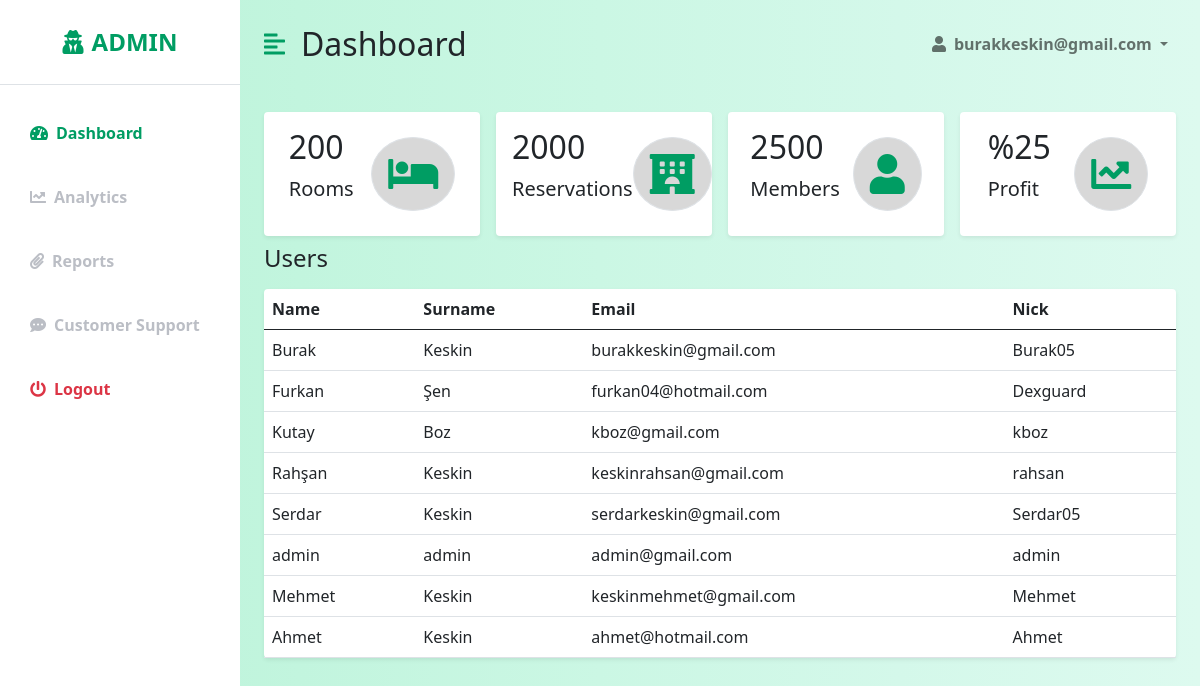
Page /admin.php (signed in) on the committed database.
### tables this page shows
CREATE TABLE `userinfo` (
  `UserID` int(11) NOT NULL,
  `UserFirstName` varchar(60) DEFAULT NULL,
  `UserLastName` varchar(60) DEFAULT NULL,
  `UserEmail` varchar(60) DEFAULT NULL,
  `UserPassword` varchar(16) DEFAULT NULL,
  `UserNickName` varchar(60) DEFAULT NULL,
  `UserPic` varchar(60) DEFAULT NULL
);

### admin.php (the view, shortened to what this page needs)
<?php
include 'config.php';
?>
<!DOCTYPE html>
<html lang="en">
<head>
    <link href="https://cdn.jsdelivr.net/npm/bootstrap@5.0.0-beta3/dist/css/bootstrap.min.css" rel="stylesheet" />
    <link rel="stylesheet" href="https://cdnjs.cloudflare.com/ajax/libs/font-awesome/5.15.3/css/all.min.css" />
    <link rel="stylesheet" href="admin.css" />
</head>
<body>
    <div class="d-flex" id="wrapper">
        <div class="bg-white" id="sidebar-wrapper">
            <div class="sidebar-heading text-center py-4 primary-text fs-4 fw-bold text-uppercase border-bottom"><i
                    class="fas fa-user-secret me-2"></i>Admin</div>
            <div class="list-group list-group-flush my-3">
                <a href="admin.php" class="list-group-item list-group-item-action bg-transparent second-text active"><i
                        class="fas fa-tachometer-alt me-2"></i>Dashboard</a>
                <a href="chart.php" class="list-group-item list-group-item-action bg-transparent second-text fw-bold"><i
                        class="fas fa-chart-line me-2"></i>Analytics</a>
                <a href="reports.php" class="list-group-item list-group-item-action bg-transparent second-text fw-bold"><i
                        class="fas fa-paperclip me-2"></i>Reports</a>
                <a href="#" class="list-group-item list-group-item-action bg-transparent second-text fw-bold"><i
                        class="fas fa-comment-dots me-2"></i>Customer Support</a>
                <a href="logout.php" class="list-group-item list-group-item-action bg-transparent text-danger fw-bold"><i
                        class="fas fa-power-off me-2"></i>Logout</a>
            </div>
        </div>
        <div id="page-content-wrapper">
            <nav class="navbar navbar-expand-lg navbar-light bg-transparent py-4 px-4">
                <div class="d-flex align-items-center">
                    <i class="fas fa-align-left primary-text fs-4 me-3" id="menu-toggle"></i>
                    <h2 class="fs-2 m-0">Dashboard</h2>
                </div>
                <div class="collapse navbar-collapse" id="navbarSupportedContent">
                    <ul class="navbar-nav ms-auto mb-2 mb-lg-0">
                        <li class="nav-item dropdown">
                            <a class="nav-link dropdown-toggle second-text fw-bold" href="#" id="navbarDropdown"
                                role="button" data-bs-toggle="dropdown" aria-expanded="false">
                                <i class="fas fa-user me-2"></i><?php echo $_SESSION['loginemail']; ?>
                            </a>
                        </li>
                    </ul>
                </div>
            </nav>
            <div class="container-fluid px-4">
                <div class="row g-3 my-2">
                    <div class="col-md-3">
                        <div class="p-3 bg-white shadow-sm d-flex justify-content-around align-items-center rounded">
                            <div>
                                <h3 class="fs-2">200</h3>
                                <p class="fs-5">Rooms</p>
                            </div>
                            <i class="fas fa-bed fs-1 primary-text border rounded-full secondary-bg p-3"></i>
                        </div>
                    </div>
                    <div class="col-md-3">
                        <div class="p-3 bg-white shadow-sm d-flex justify-content-around align-items-center rounded">
                            <div>
                                <h3 class="fs-2">2000</h3>
                                <p class="fs-5">Reservations</p>
                            </div>
                            <i
                                class="fas fa-hotel fs-1 primary-text border rounded-full secondary-bg p-3"></i>
                        </div>
                    </div>
                    <div class="col-md-3">
                        <div class="p-3 bg-white shadow-sm d-flex justify-content-around align-items-center rounded">
                            <div>
                                <h3 class="fs-2">2500</h3>
                                <p class="fs-5">Members</p>
                            </div>
                            <i class="fas fa-user fs-1 primary-text border rounded-full secondary-bg p-3"></i>
                        </div>
                    </div>
                    <div class="col-md-3">
                        <div class="p-3 bg-white shadow-sm d-flex justify-content-around align-items-center rounded">
                            <div>
                                <h3 class="fs-2">%25</h3>
                                <p class="fs-5">Profit</p>
                            </div>
                            <i class="fas fa-chart-line fs-1 primary-text border rounded-full secondary-bg p-3"></i>
                        </div>
                    </div>
                </div>
                <h3 class="fs-4 mb-3">Users</h3>
                <table class="table bg-white rounded shadow-sm  table-hover">
                <thead>
                                <tr>
                                    <th scope="col">Name</th>
                                    <th scope="col">Surname</th>
                                    <th scope="col">Email</th>
                                    <th scope="col">Nick</th>
                                </tr>
                            </thead>
<?php
$result = mysqli_query($conn,"SELECT * FROM userinfo");
while ($b=mysqli_fetch_array($result)){
    $FirstName = $b['UserFirstName'];
    $LastName = $b['UserLastName'];
    $UserEmail = $b['UserEmail'];
    $UserNick = $b['UserNickName'];
    echo "<tr>
    <td>$FirstName</td>
    <td>$LastName</td>
    <td>$UserEmail</td>
    <td>$UserNick</td>
</tr>";
}
                ?>
                </table>
            </div>
        </div>
    </div>
</body>
</html>

### admin.css (style rules this page uses)
:root { --main-bg-color: #d8d8d8; --main-text-color: #009d63; --second-text-color: #bbbec5; --second-bg-color: #d8d8d8; }
.primary-text { color: var(--main-text-color); }
.second-text { color: var(--second-text-color); }
.secondary-bg { background-color: var(--second-bg-color); }
.rounded-full { border-radius: 100%; }
#wrapper { overflow-x: hidden; background-image: linear-gradient( to right, #baf3d7, #c2f5de, #cbf7e4, #d4f8ea, #ddfaef ); }
#sidebar-wrapper { min-height: 100vh; margin-left: -15rem; -webkit-transition: margin 0.25s ease-out; -moz-transition: margin 0.25s ease-out; -o-transition: margin 0.25s ease-out; transition: margin 0.25s ease-out; }
#sidebar-wrapper .sidebar-heading { padding: 0.875rem 1.25rem; font-size: 1.2rem; }
#sidebar-wrapper .list-group { width: 15rem; }
#page-content-wrapper { min-width: 100vw; }
#menu-toggle { cursor: pointer; }
.list-group-item { border: none; padding: 20px 30px; }
.list-group-item.active { background-color: transparent; color: var(--main-text-color); font-weight: bold; border: none; }
@media (min-width: 768px) { #sidebar-wrapper { margin-left: 0; } }
@media (min-width: 768px) { #page-content-wrapper { min-width: 0; width: 100%; } }

### rows in the picture
userinfo: UserFirstName "Burak", UserLastName "Keskin", UserEmail "burakkeskin@gmail.com", UserNickName "Burak05"
userinfo: UserFirstName "Furkan", UserLastName "Şen", UserEmail "furkan04@hotmail.com", UserNickName "Dexguard"
userinfo: UserFirstName "Kutay", UserLastName "Boz", UserEmail "kboz@gmail.com", UserNickName "kboz"
userinfo: UserFirstName "Rahşan", UserLastName "Keskin", UserEmail "keskinrahsan@gmail.com", UserNickName "rahsan"
userinfo: UserFirstName "Serdar", UserLastName "Keskin", UserEmail "serdarkeskin@gmail.com", UserNickName "Serdar05"
userinfo: UserFirstName "admin", UserLastName "admin", UserEmail "admin@gmail.com", UserNickName "admin"
userinfo: UserFirstName "Mehmet", UserLastName "Keskin", UserEmail "keskinmehmet@gmail.com", UserNickName "Mehmet"
userinfo: UserFirstName "Ahmet", UserLastName "Keskin", UserEmail "ahmet@hotmail.com", UserNickName "Ahmet"

### other values in the picture
$_SESSION['loginemail'] "burakkeskin@gmail.com"
